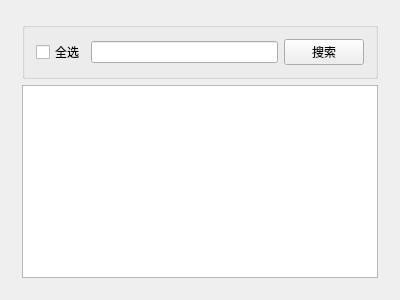
<?xml version="1.0" encoding="UTF-8"?>
<ui version="4.0">
 <class>grade</class>
 <widget class="QWidget" name="grade">
  <property name="geometry">
   <rect>
    <x>0</x>
    <y>0</y>
    <width>400</width>
    <height>300</height>
   </rect>
  </property>
  <property name="windowTitle">
   <string>grade</string>
  </property>
  <layout class="QGridLayout" name="gridLayout">
   <item row="0" column="0">
    <widget class="QWidget" name="widget" native="true">
     <layout class="QGridLayout" name="gridLayout_2">
      <item row="0" column="0">
       <widget class="QGroupBox" name="groupBox_4">
        <property name="title">
         <string/>
        </property>
        <layout class="QHBoxLayout" name="horizontalLayout_10" stretch="1,6,1">
         <item>
          <widget class="QCheckBox" name="checkBox">
           <property name="text">
            <string>全选</string>
           </property>
          </widget>
         </item>
         <item>
          <widget class="QLineEdit" name="lineEdit"/>
         </item>
         <item>
          <widget class="QPushButton" name="pushButton">
           <property name="text">
            <string>搜索</string>
           </property>
           <property name="iconSize">
            <size>
             <width>10</width>
             <height>10</height>
            </size>
           </property>
          </widget>
         </item>
        </layout>
       </widget>
      </item>
      <item row="1" column="0">
       <widget class="QTableView" name="tableView"/>
      </item>
     </layout>
    </widget>
   </item>
  </layout>
 </widget>
 <layoutdefault spacing="6" margin="11"/>
 <resources/>
 <connections/>
</ui>
